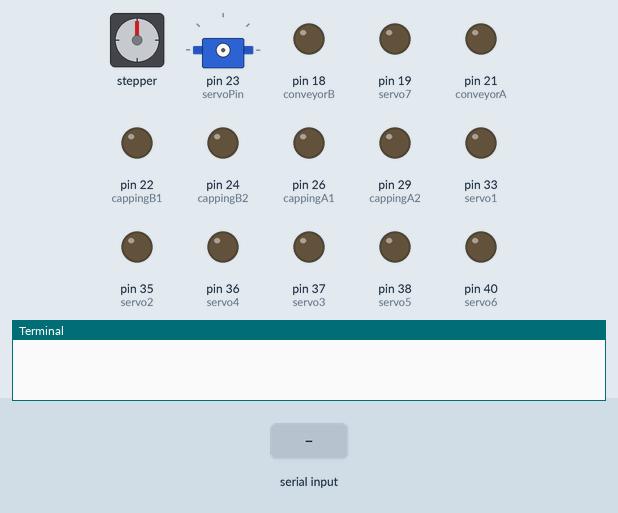
This program was run on a simulated Raspberry Pi (header pin numbers). On the bench: stepper motor, servo, output pins drawn as LEDs (lit = HIGH), the last lines printed to the terminal. The test bench sets the inputs (shaded band). The stepper is drawn at 2048 steps a turn; servo angles are drawn from the pulse width (0.5 ms = 0°, 2.5 ms = 180°); pins used as bus, display or sensor lines are not drawn.

Above: at 1.2 s.
1.3 s: "1" typed at the terminal, then Enter
At 10.1 s:
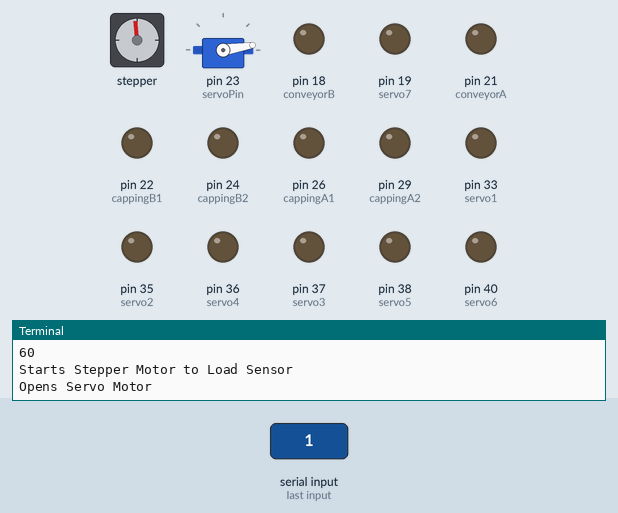
At 18.9 s:
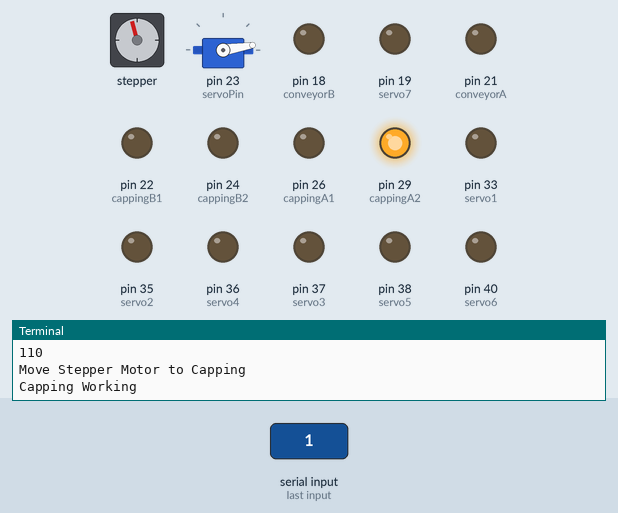
Timing chart, 0 to 22.9 s (numbered marks = the images above; inputs shaded):
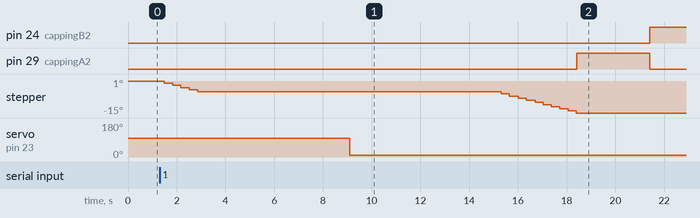

The program:

ProgramFlow.py
```python
import RPi.GPIO as GPIO
from time import sleep

#DC MOTOR
conveyorA = 21
conveyorB = 18
cappingA1 = 26
cappingA2 = 29
cappingB1 = 22
cappingB2 = 24

#Load Sensor
pin1 = 31
pin2 = 32

#IR SENSOR
sensor = 16

#SERVO MOTOR
servoPin = 23
servo1 = 33
servo2 = 35
servo3 = 37
servo4 = 36
servo5 = 38
servo6 = 40
servo7 = 19

#STEPPER MOTOR
out1 = 13
out2 = 11
out3 = 15
out4 = 12
GPIO.setmode(GPIO.BOARD)

GPIO.setup(servoPin, GPIO.OUT)
GPIO.setup(servo1,GPIO.OUT)
GPIO.setup(servo2,GPIO.OUT)
GPIO.setup(servo3,GPIO.OUT)
GPIO.setup(servo4,GPIO.OUT)
GPIO.setup(servo5,GPIO.OUT)
GPIO.setup(servo6,GPIO.OUT)
GPIO.setup(servo7,GPIO.OUT)
GPIO.setup(sensor,GPIO.IN)
GPIO.setup(out1,GPIO.OUT)
GPIO.setup(out2,GPIO.OUT)
GPIO.setup(out3,GPIO.OUT)
GPIO.setup(out4,GPIO.OUT)
GPIO.setup(conveyorA,GPIO.OUT)
GPIO.setup(conveyorB,GPIO.OUT)
GPIO.setup(cappingA1,GPIO.OUT)
GPIO.setup(cappingA2,GPIO.OUT)
GPIO.setup(cappingB1,GPIO.OUT)
GPIO.setup(cappingB2,GPIO.OUT)

GPIO.output(conveyorA,GPIO.LOW)
GPIO.output(conveyorB,GPIO.LOW)

p = GPIO.PWM(servoPin, 50)
p.start(0)
def SetAngle(angle):
    duty = (angle / 18) + 3
    GPIO.output(servoPin,True)
    p.ChangeDutyCycle(duty)
    sleep(1)
    GPIO.output(servoPin,False)
    p.ChangeDutyCycle(0)

def StepperMotor(x):
    i = 0
    positive = 0
    negative = 0
    GPIO.output(out1,GPIO.LOW)
    GPIO.output(out2,GPIO.LOW)
    GPIO.output(out3,GPIO.LOW)
    GPIO.output(out4,GPIO.LOW)
    if x>0 and x<=400:
        for y in range(x,0,-1):
            if negative==1:
                if i==7:
                    i=0
                else:
                    i=i+1
                y=y+2
                negative=0
            positive=1
            #print((x+1)-y)
            if i==0:
                GPIO.output(out1,GPIO.HIGH)
                GPIO.output(out2,GPIO.LOW)
                GPIO.output(out3,GPIO.LOW)
                GPIO.output(out4,GPIO.LOW)
                sleep(0.03)
                #time.sleep(1)
            elif i==1:
                GPIO.output(out1,GPIO.HIGH)
                GPIO.output(out2,GPIO.HIGH)
                GPIO.output(out3,GPIO.LOW)
                GPIO.output(out4,GPIO.LOW)
                sleep(0.03)
                #time.sleep(1)
            elif i==2:
                GPIO.output(out1,GPIO.LOW)
                GPIO.output(out2,GPIO.HIGH)
                GPIO.output(out3,GPIO.LOW)
                GPIO.output(out4,GPIO.LOW)
                sleep(0.03)
                #time.sleep(1)
            elif i==3:
                GPIO.output(out1,GPIO.LOW)
                GPIO.output(out2,GPIO.HIGH)
                GPIO.output(out3,GPIO.HIGH)
                GPIO.output(out4,GPIO.LOW)
                sleep(0.03)
                #time.sleep(1)
            elif i==4:
                GPIO.output(out1,GPIO.LOW)
                GPIO.output(out2,GPIO.LOW)
                GPIO.output(out3,GPIO.HIGH)
                GPIO.output(out4,GPIO.LOW)
                sleep(0.03)
                #time.sleep(1)
            elif i==5:
                GPIO.output(out1,GPIO.LOW)
                GPIO.output(out2,GPIO.LOW)
                GPIO.output(out3,GPIO.HIGH)
                GPIO.output(out4,GPIO.HIGH)
                sleep(0.03)
                #time.sleep(1)
            elif i==6:
                GPIO.output(out1,GPIO.LOW)
                GPIO.output(out2,GPIO.LOW)
                GPIO.output(out3,GPIO.LOW)
                GPIO.output(out4,GPIO.HIGH)
                sleep(0.03)
                #time.sleep(1)
            elif i==7:
                GPIO.output(out1,GPIO.HIGH)
                GPIO.output(out2,GPIO.LOW)
                GPIO.output(out3,GPIO.LOW)
                GPIO.output(out4,GPIO.HIGH)
                sleep(0.03)
                #time.sleep(1)
            if i==7:
                i=0
                continue
            i=i+1

    elif x<0 and x>=-400:
        x=x*-1
        for y in range(x,0,-1):
            if positive==1:
                if i==0:
                    i=7
                else:
                    i=i-1
                y=y+3
                positive=0
            negative=1
            print((x+1)-y)
            if i==0:
                GPIO.output(out1,GPIO.HIGH)
                GPIO.output(out2,GPIO.LOW)
                GPIO.output(out3,GPIO.LOW)
                GPIO.output(out4,GPIO.LOW)
                sleep(0.03)
                #time.sleep(1)
            elif i==1:
                GPIO.output(out1,GPIO.HIGH)
                GPIO.output(out2,GPIO.HIGH)
                GPIO.output(out3,GPIO.LOW)
                GPIO.output(out4,GPIO.LOW)
                sleep(0.03)
                #time.sleep(1)
            elif i==2:
                GPIO.output(out1,GPIO.LOW)
                GPIO.output(out2,GPIO.HIGH)
                GPIO.output(out3,GPIO.LOW)
                GPIO.output(out4,GPIO.LOW)
                sleep(0.03)
                #time.sleep(1)
            elif i==3:
                GPIO.output(out1,GPIO.LOW)
                GPIO.output(out2,GPIO.HIGH)
                GPIO.output(out3,GPIO.HIGH)
                GPIO.output(out4,GPIO.LOW)
                sleep(0.03)
                #time.sleep(1)
            elif i==4:
                GPIO.output(out1,GPIO.LOW)
                GPIO.output(out2,GPIO.LOW)
                GPIO.output(out3,GPIO.HIGH)
                GPIO.output(out4,GPIO.LOW)
                sleep(0.03)
                #time.sleep(1)
            elif i==5:
                GPIO.output(out1,GPIO.LOW)
                GPIO.output(out2,GPIO.LOW)
                GPIO.output(out3,GPIO.HIGH)
                GPIO.output(out4,GPIO.HIGH)
                sleep(0.03)
                #time.sleep(1)
            elif i==6:
                GPIO.output(out1,GPIO.LOW)
                GPIO.output(out2,GPIO.LOW)
                GPIO.output(out3,GPIO.LOW)
                GPIO.output(out4,GPIO.HIGH)
                sleep(0.03)
                #time.sleep(1)
            elif i==7:
                GPIO.output(out1,GPIO.HIGH)
                GPIO.output(out2,GPIO.LOW)
                GPIO.output(out3,GPIO.LOW)
                GPIO.output(out4,GPIO.HIGH)
                sleep(0.03)
                #time.sleep(1)
            if i==0:
                i=7
                continue
            i=i-1

keyboard_input = input()
keyboard_int = int(keyboard_input,10)

if keyboard_int==1:
    # PROGRAM START
    #HOLDS STEPPER INTO PLACE
    GPIO.output(out1,GPIO.LOW)
    GPIO.output(out2,GPIO.LOW)
    GPIO.output(out3,GPIO.HIGH)
    GPIO.output(out4,GPIO.LOW)

    # START CONVEYORA
    GPIO.output(conveyorA,GPIO.HIGH)
    print( "Conveyor A running")

    # IR DETECTED
    while True:
        if GPIO.input(sensor):
            print ("No Object Detected!")
            while GPIO.input(sensor):
                sleep(0.2)
        else:
            print ("Object Detected")
            GPIO.output(conveyorA,GPIO.LOW)
            print ("Conveyor A stopped")
            break
        sleep(0.5)

    # START STEPPER MOTOR STOPS at LOAD SENSOR
    StepperMotor(-60)
    print("Starts Stepper Motor to Load Sensor")

    # STARTS SERVO MOTOR
    SetAngle(90)
    print("Opens Servo Motor")
    sleep(5)
    # LOAD SENSOR DETECTS THE CORRECT WEIGHT
    SetAngle(0)  #CLOSES SERVO MOTOR
    print("Load Sensor Detected, Closes Servo Motor")
    sleep(5)

    # START STEPPER MOTOR STOPS at CAPPING
    StepperMotor(-110)
    print("Move Stepper Motor to Capping")

    #CAPPING STARTS
    print("Capping Working")
    GPIO.output(cappingA1,GPIO.LOW)
    GPIO.output(cappingA2,GPIO.HIGH)
    sleep(3)
    GPIO.output(cappingA1,GPIO.LOW)
    GPIO.output(cappingA2,GPIO.LOW)

    GPIO.output(cappingB1,GPIO.LOW)
    GPIO.output(cappingB2,GPIO.HIGH)
    sleep(3)
    GPIO.output(cappingB1,GPIO.LOW)
    GPIO.output(cappingB2,GPIO.LOW)

    GPIO.output(cappingA1,GPIO.HIGH)
    GPIO.output(cappingA2,GPIO.LOW)
    sleep(3)
    GPIO.output(cappingA1,GPIO.LOW)
    GPIO.output(cappingA2,GPIO.LOW)
    print("Capping Finished")

    #START STEPPER MOTOR STOPS at END of ROTARY
    StepperMotor(-180)
    print("Moves Stepper Motor to End of Rotary")

    #START CONVEYORB
    GPIO.output(conveyorB,GPIO.HIGH)
    sleep(8)
    GPIO.output(conveyorB,GPIO.LOW)
    print("Conveyor B Working")

    input = 0
    GPIO.cleanup()
else:
    GPIO.cleanup()
```
